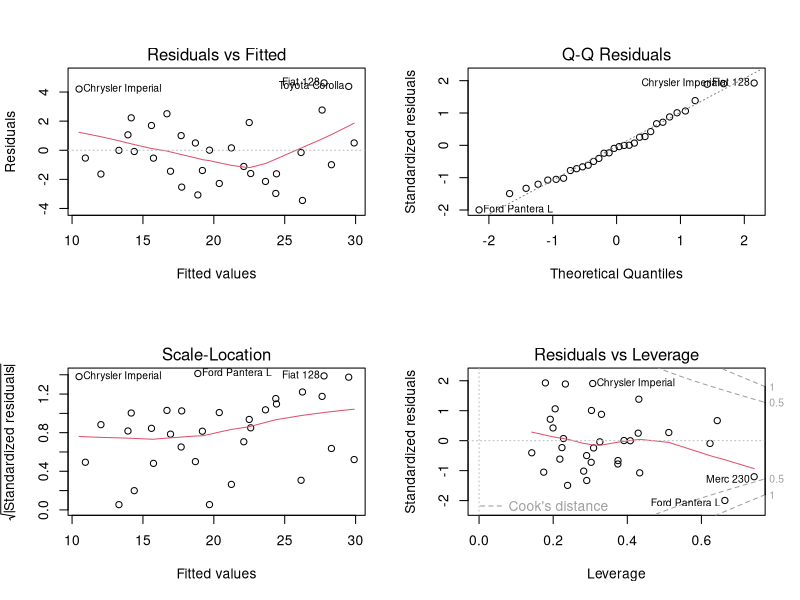
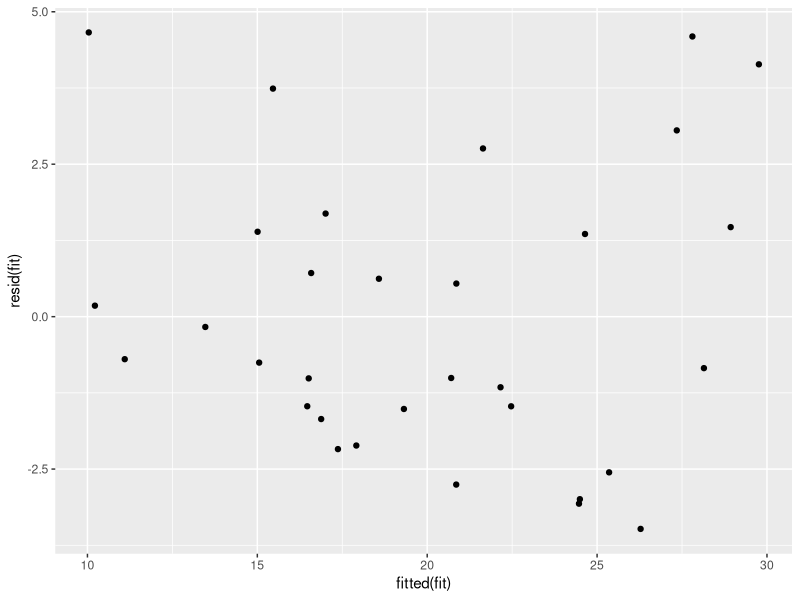
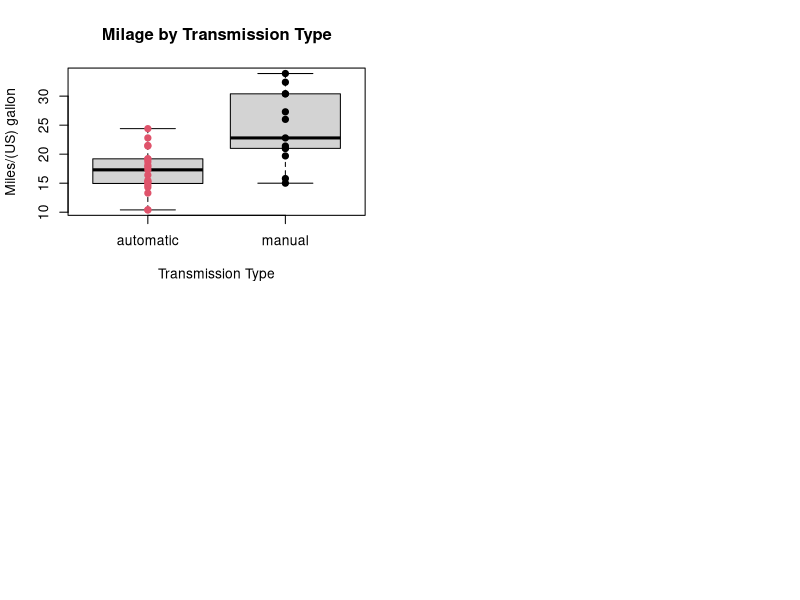
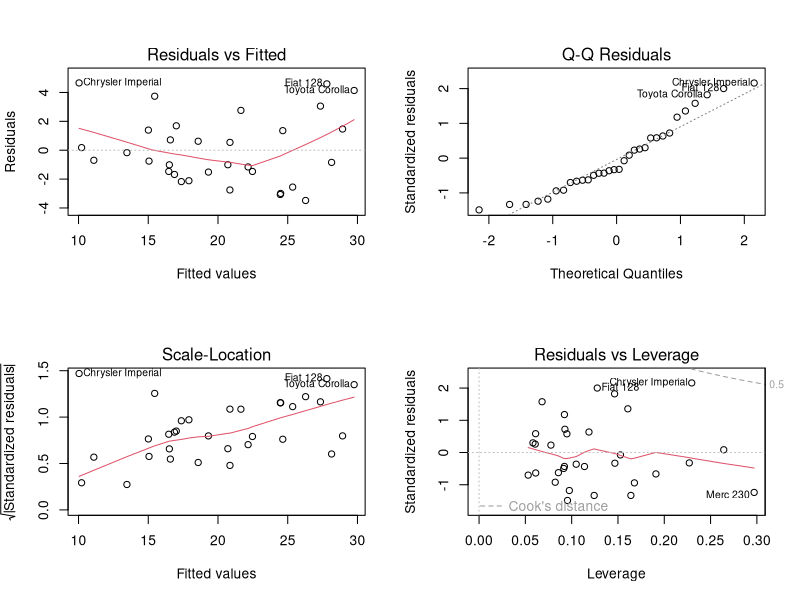

The R script that drew these images, in order:
## ---- chunk 1
require(knitr, quietly = TRUE)
require(ggplot2, quietly = TRUE)
require(scales, quietly = TRUE)

knitr::opts_chunk$set(echo = TRUE, cache = TRUE, cache.path = "cache/", 
                      fig.path = "figure/", fig.align = "center")

# load cars dataset
require(datasets, quietly = TRUE)
data(mtcars)
## ---- chunk 2
str(mtcars)
kable(head(mtcars),align = 'c')
## ---- chunk 3
fit <- lm(mpg ~ ., mtcars)
summary(fit)
par(mfrow = c(2, 2))
plot(fit)
## ---- chunk 4
round(cor(mtcars), 3)
## ---- chunk 5
fit <- lm(mpg ~ wt + qsec + am, mtcars)
summary(fit)
round(cor(mtcars[, c("mpg", "wt", "qsec", "am")]), 3)
qplot(fitted(fit), resid(fit))
## ---- chunk 6
boxplot(mpg ~ am, mtcars, xaxt = "n", xlab = "Transmission Type", ylab = "Miles/(US) gallon")
with(mtcars, points(am + 1, mpg, pch = 19, col = ((am == 0)*1 + 1)))
axis(1, at = c(1, 2), labels = c("automatic", "manual"))
title(main = "Milage by Transmission Type")
## ---- chunk 7
# require(GGally)
# require(ggplot2)
# ggpairs(mtcars, lower = list(continuous = "smooth"), params = c(method = "loess"))
## ---- chunk 8
round(cor(mtcars[, c("mpg", "am", "wt", "qsec")]), 3)
fitsum <- summary(fit)
par(mfrow = c(2, 2))
plot(fit)
round(fitsum$adj.r.squared, 3)
## ---- chunk 9
AIC(fit)
## ---- chunk 10
# stepwise regression
library(MASS)
fit <- lm(mpg ~ ., mtcars)
step <- stepAIC(fit, direction = "both")
# display results
step$anova 
## ---- chunk 11
h0 <- t.test(mpg ~ am, data = mtcars)
